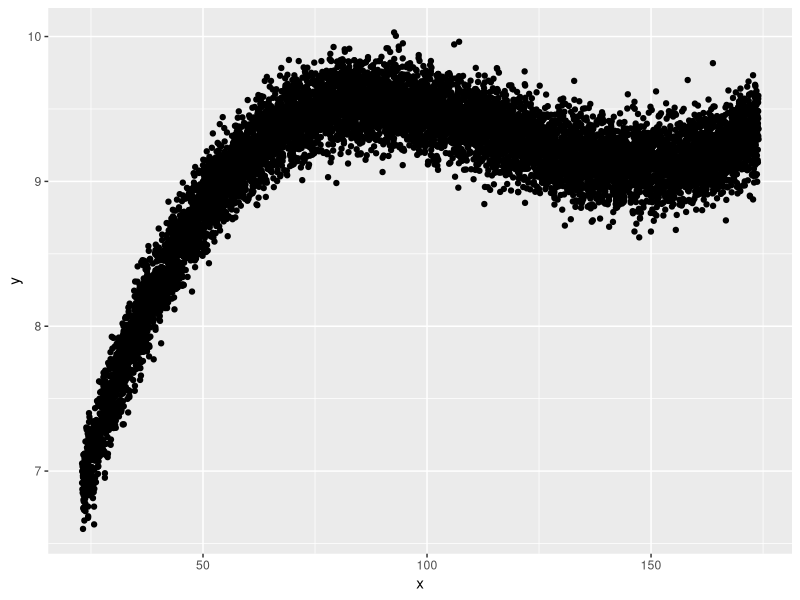

The R script that drew this image: (Note: a time limit stopped this script after it produced the figure.)
library(tidyverse,caret)
library(boot)
df<-read.csv("GreatCrossValidationChallenge.csv")%>%
  select(-X)

ggplot(data=df, aes(x=x,y=y))+
  geom_point()

############
haar<-function(x,mu,s){
  if ((mu-s)<=x && x<mu){
    return(1)
  }else if(mu<=x && x<(mu+s)){
    return(-1)
  }
  else{
    return(0)
  }
}
#############

smallcv<-10000
cv_data<-c()
for(k in seq(5,50,by=5)){
  mus<-seq(0,200,by=k)
  for(s in 1:20){
    
    df<-df%>%
      select(x,y)
    
    for(j in 1:length(mus)){
      df[,j+2]<-sapply(df$x ,
                             mus[j],
                             s,
                             FUN = haar)
    }
    
    model<-glm(y~.-x,data=df)
    CV<-cv.glm(df,model,K=10)$delta[1]
    cv_data<-append(cv_data,CV)
    if (CV<smallcv){
      smallcv<-CV
      minmu<-mus
      mins<-s
    }
  }
}
df<-df%>%
  select(x,y)



for(j in 1:length(minmu)){
  df[,j+2]<-sapply(df$x ,
                   minmu[j],
                   mins,
                   FUN = haar)
}

model<-glm(y~.-x,data=df)

df<-df %>%
  mutate(predictions=predict.glm(model,newdata=df))


ggplot(data=df,aes(x=x,y=y))+
  geom_point(alpha=0.5)+
  geom_smooth(se=F)+
  geom_line(aes(y=predictions),color="red")
